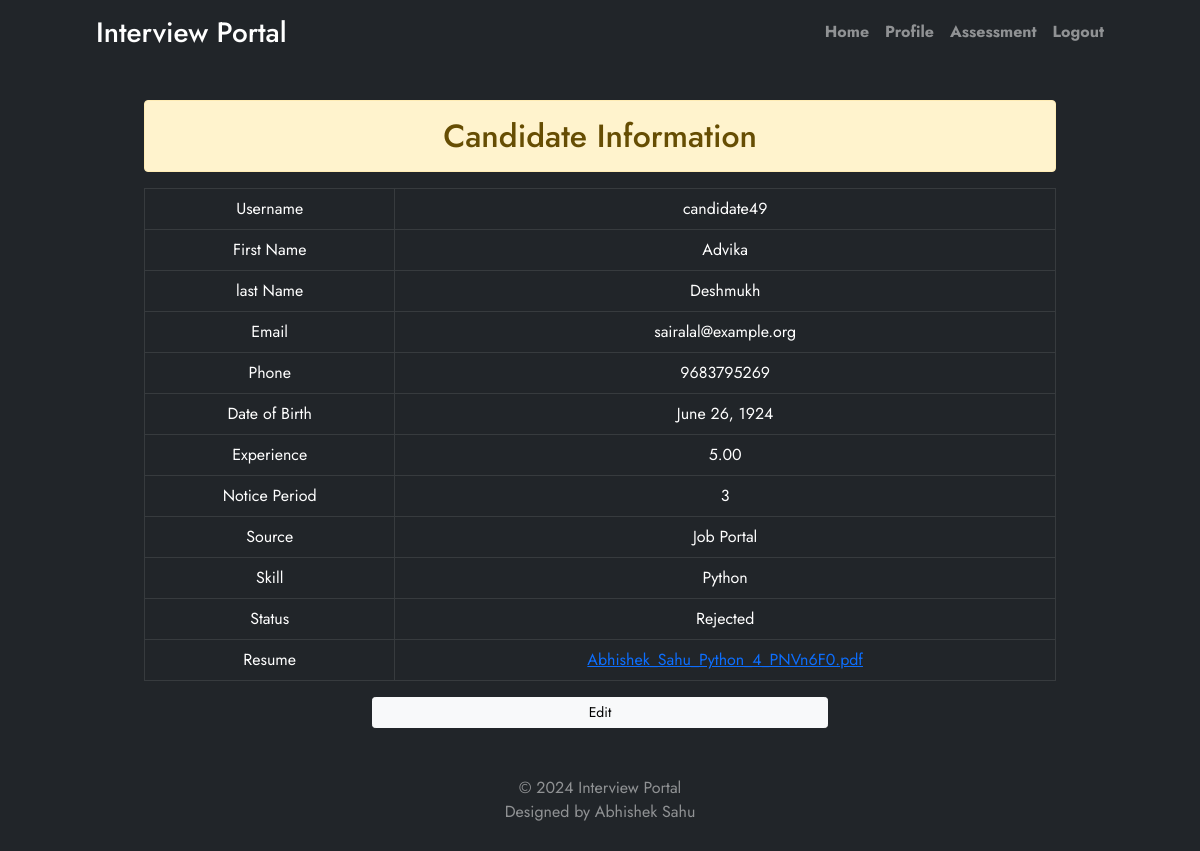
The app's page /candidate/profile/ (signed in), older data.
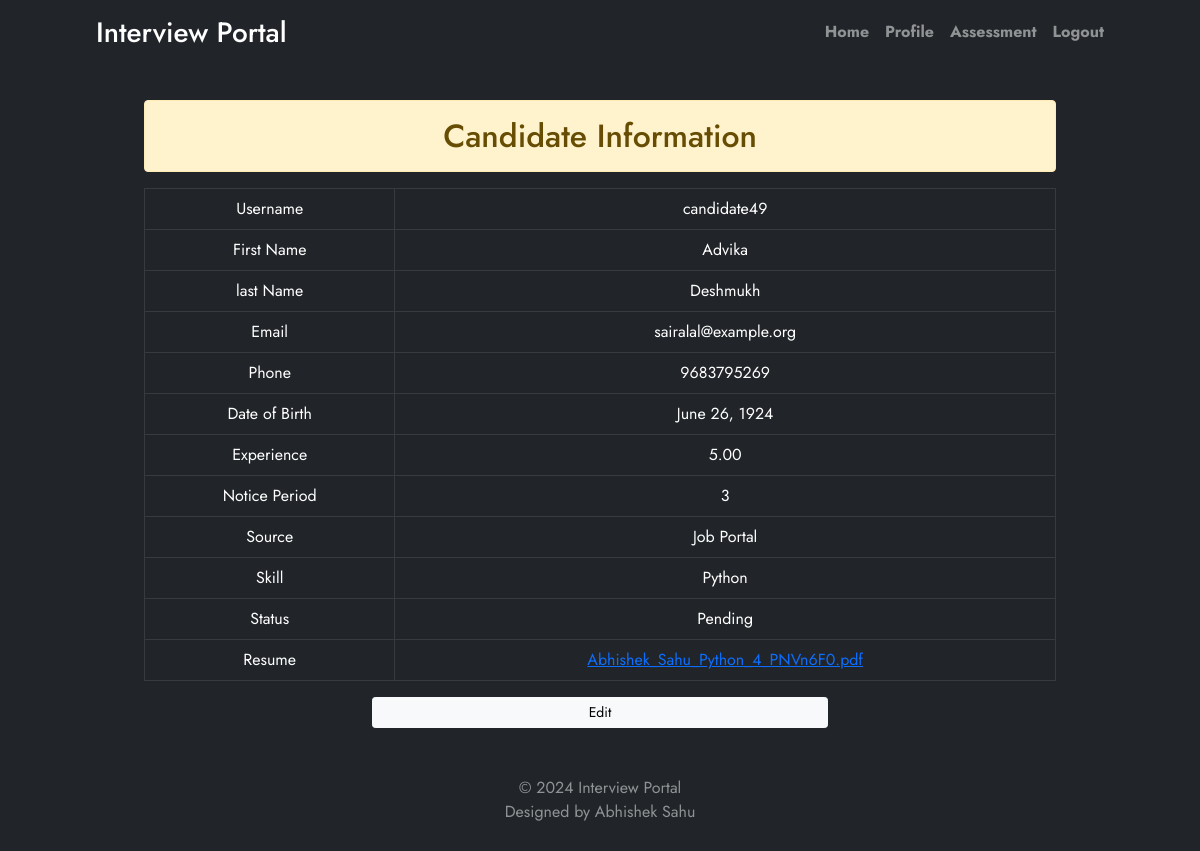
The same page, newer data.
### candidate/models.py (models this page shows, shortened)
class Candidate(models.Model):
    source_choices = (('Referral', 'Referral'), ('Job Portal', 'Job Portal'), ('Walk In', 'Walk In'))
    skill_choices = (('Python', 'Python'), ('Java', 'Java'))
    result_choice = (('Selected', 'Selected'), ('Rejected', 'Rejected'), ('Pending', 'Pending'))
    username = models.OneToOneField(User,related_name='+',on_delete=models.CASCADE)
    first_name = models.CharField(verbose_name='First Name',null=False,blank=False,max_length=50)
    last_name = models.CharField(verbose_name='Last Name',null=False,blank=False,max_length=50)
    email = models.EmailField(verbose_name='Email',unique=True,null=False,blank=False)
    phone = models.PositiveBigIntegerField(verbose_name='Phone Number',unique=True,null=False,blank=False)
    dateofbirth = models.DateField(verbose_name='Date of Birth',null=False,blank=False)
    experience = models.DecimalField(verbose_name='Experience',null=False,blank=False,max_digits=5, decimal_places=2,help_text='Please enter in years')
    noticeperiod = models.IntegerField(verbose_name='Notice Period', blank=False, null=False,help_text='Please enter in months')
    source = models.CharField(verbose_name='Source', max_length=10, choices=source_choices, default='Walk In')
    skill = models.CharField(max_length=10, default='Python', choices=skill_choices, null=False, blank=False)
    resume = models.FileField(verbose_name='Resume', upload_to='documents/')
    created_at = models.DateTimeField(verbose_name='Created At', auto_now=False, auto_now_add=True)
    updated_at = models.DateTimeField(verbose_name='Updated At', auto_now=True, auto_now_add=False)
    status = models.CharField(verbose_name='Status', default='Pending',choices=result_choice , max_length= 50)
    assessment_data = models.JSONField(verbose_name='Score', null=True)
    assessment_result = models.BooleanField(default=False)
    class Meta:
        ordering = ['-created_at','-updated_at']
        verbose_name = "Candidate"
        verbose_name_plural = "Candidates"

### candidate/views.py (the view)
# urls.py: path('profile/',candidateProfileView,name='candidate-profile'),
@login_required(login_url="/candidate/login/")
def candidateProfileView(request):
    if request.user.is_staff:
        logout(request)
        messages.warning(request, 'Access Denied.')
        return HttpResponseRedirect(reverse('index'))
    file = None
    form = CandidateCreateForm(request.POST or None,request.FILES)
    qs = Candidate.objects.filter(username=request.user)
    if qs.exists():
        file = str(qs.first().resume).split('/')[-1]
    if form.is_valid():
        user = User.objects.get(username=request.user)
        first_name = form.cleaned_data['first_name']
        last_name = form.cleaned_data['last_name']
        email = user.email
        phone = form.cleaned_data['phone']
        dateofbirth = form.cleaned_data['dateofbirth']
        experience = form.cleaned_data['experience']
        noticeperiod = form.cleaned_data['noticeperiod']
        source = form.cleaned_data['source']
        skill = form.cleaned_data['skill']
        Candidate.objects.create(username=user,
                                 first_name=first_name,
                                 last_name=last_name,
                                 email=email,
                                 phone=phone,
                                 dateofbirth=dateofbirth,
                                 experience=experience,
                                 noticeperiod=noticeperiod,
                                 source=source,
                                 skill=skill,
                                 resume = request.FILES['resume'])
        user.first_name = first_name
        user.last_name = last_name
        user.save()
        messages.success(request, 'Candidate registration is completed.')
        send_mail_candidate('registration',{'first_name':first_name,'last_name':last_name},email)
        return HttpResponseRedirect(reverse('candidate:candidate-profile'))
    else:
        return render(request, 'candidate/profile.html', {'form': form,'done':qs.exists(),'qs':qs.first(),'file':file})

### candidate/templates/candidate/profile.html (shortened to what this page needs)
{% extends 'candidate/base.html' %}
{% load crispy_forms_tags %}
{% block content %}
<div class ='cover-container d-flex w-100 h-100 p-5 mx-auto flex-column'>
    {% if not done %}
    <h2 class="text-center alert alert-info">Candidate Registration Form</h2>
    <form method="post" enctype="multipart/form-data">
      {% csrf_token %}
      <div class="form-row">
        <div class="form-group col-md-4 mb-0">
          {{ form.first_name|as_crispy_field }}
        </div>
        <div class="form-group col-md-4 mb-0">
          {{ form.last_name|as_crispy_field }}
        </div>
        <div class="form-group col-md-4 mb-0">
          {{ form.skill|as_crispy_field }}
        </div>
      </div>
      <div class="form-row">
        <div class="form-group col-md-4 mb-0">
          {{ form.phone|as_crispy_field }}
        </div>
        <div class="form-group col-md-4 mb-0">
          {{ form.dateofbirth|as_crispy_field }}
        </div>
        <div class="form-group col-md-4 mb-0">
          {{ form.experience|as_crispy_field }}
        </div>
      </div>
      <div class="form-row">
        <div class="form-group col-md-4 mb-0">
          {{ form.noticeperiod|as_crispy_field }}
        </div>
        <div class="form-group col-md-4 mb-0">
          {{ form.source|as_crispy_field }}
        </div>
        <div class="form-group col-md-4 mb-0">
          {{ form.resume|as_crispy_field }}
        </div>
      </div>
        <button class="w-100 btn btn-lg btn-primary" type="submit">Create</button>
    </form>
    {% else %}
        <h2 class="text-center alert alert-warning">Candidate Information</h2>
        <table class="table table-dark table-bordered">
          <tbody>
            <tr>
              <td>Username</td>
              <td>{{ qs.username }}</td>
            </tr>
            <tr>
              <td>First Name</td>
              <td>{{ qs.first_name }}</td>
            </tr>
          <tr>
              <td>last Name</td>
              <td>{{ qs.last_name }}</td>
            </tr>
          <tr>
              <td>Email</td>
              <td>{{ qs.email }}</td>
            </tr>
          <tr>
              <td>Phone</td>
              <td>{{ qs.phone }}</td>
            </tr>
          <tr>
              <td>Date of Birth</td>
              <td>{{ qs.dateofbirth }}</td>
            </tr>
          <tr>
              <td>Experience</td>
              <td>{{ qs.experience }}</td>
            </tr>
          <tr>
              <td>Notice Period</td>
              <td>{{ qs.noticeperiod }}</td>
            </tr>
          <tr>
              <td>Source</td>
              <td>{{ qs.source }}</td>
            </tr>
          <tr>
              <td>Skill</td>
              <td>{{ qs.skill }}</td>
            </tr><tr>
              <td>Status</td>
              <td>{{ qs.status }}</td>
            </tr>
          <tr>
              <td>Resume</td>
              <td><a href="{{qs.resume.url}}">{{ file }}</a></td>
            </tr>
          </tbody>
        </table>
        <div class="d-grid gap-2 col-6 mx-auto">
          <a href="{% url 'candidate:candidate-edit' qs.id %}" class="btn btn-light btn-sm">Edit</a>
        </div>
    {% endif %}
</div>
{% endblock %}

Row changes from the older to the newer data that the page shows:
changed Candidate "Advika": status "Rejected" → "Pending"
